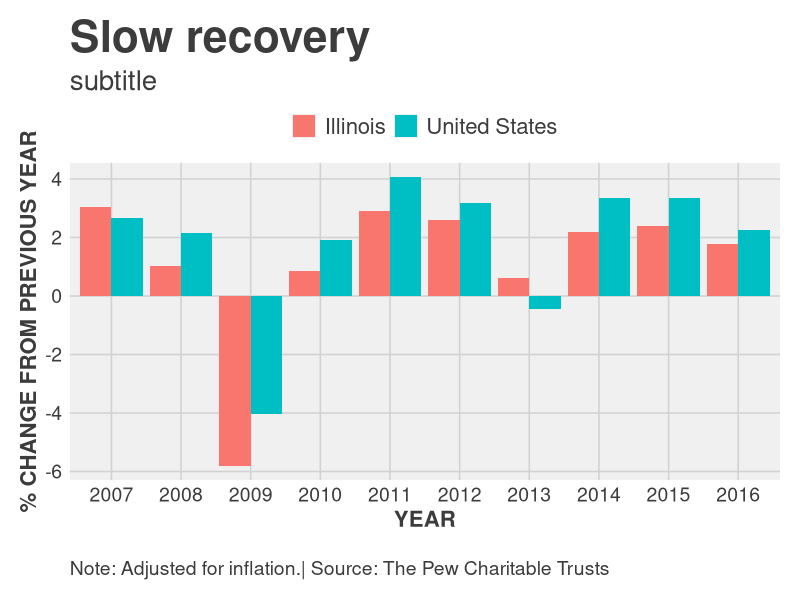

Generate this figure with R:
library(tidyr)
library(readr)
df <- read_csv("yearchange.csv")
head(df)
df <- df[ which(df$State=='United States' | df$State=='Illinois'),]
df

df_long <- gather(df, years, value, y2007:y2016, factor_key=TRUE)

summary(df_long)
head(df_long)


# load in ggplot and themes
library(ggplot2)
library(ggthemes)


# grouped bars

#----Set up plot for print and online --------

# widths for pdf and png files are set up so that
# text elements work for print and online. 
# Generally, the pdf will = a 2-column graphic
# that in a pinch could be used in the paper without
# any work on my part as long as it printed in color,
# and the png will be readable on mobile.

# As for height, adjust that as necessary. Look at the
# files you create and see if they need room!

# While working out your plot, leave these items commented out
# so you can see a preview of your graphic in the plots pane
# when you're satisfied with it, then uncomment to save out
# files. Note you can't create pdfs and pngs at the same time
# you'll have to uncomment one and comment out the other.

dev.cur()
#pdf(file="ggplotGroupedBars.pdf", width = 7, height = 5) 
png(filename = "yearchange.png",width = 600, height = 500, units = "px")
#-----Insert plot here -------------

grouped <- ggplot(df_long) + 
  aes(years,
      value,
      fill = State,
      label = value) + 
  geom_bar(stat = "identity", position = position_dodge(width = NULL)) + 
  theme_fivethirtyeight()

# add all the titles.
grouped <- grouped + labs(
  title="Slow recovery", # your headline
  subtitle="subtitle",
  x="YEAR", 
  y="% CHANGE FROM PREVIOUS YEAR",
  caption="\nNote: Adjusted for inflation.| Source: The Pew Charitable Trusts") +
  scale_x_discrete(
    labels=c("2007","2008","2009","2010","2011","2012","2013","2014","2015","2016")
  )


# This puts the legend horizontally across the top
# you can leave this alone 
grouped <- grouped + 
  theme(legend.position="top", 
        legend.direction="horizontal",
        legend.title = element_blank())

# Here's where we go further in formating the bar values
# you'll need to edit x, y and label with appropriate values
#grouped <- grouped + geom_text(
#  position = position_dodge(width = 0.9), 
#  aes(x = years, 
#      y = value - (value * 0.1), 
#      vjust = 0.5,
#      label = paste0(value,"%")
#      ),
#  size=5,
#  fontface="bold",
#  color="white"
#)

# Here's where we adapt the theme we're using to work for us
# Can ignore
grouped <- grouped + theme(
  plot.background = element_rect(fill = "white"),
  legend.background = element_rect(fill = "white"),
  plot.title = element_text(size = 32),
  plot.subtitle = element_text(size = 20),
  legend.text=element_text(size=16),
  axis.title=element_text(size=16, face="bold"),
  axis.text=element_text(size=14),
  plot.caption=element_text(size=14, hjust=0)
)

grouped


#----- End plot --------------
# Uncomment the line below when saving pdfs or pngs
dev.off() 